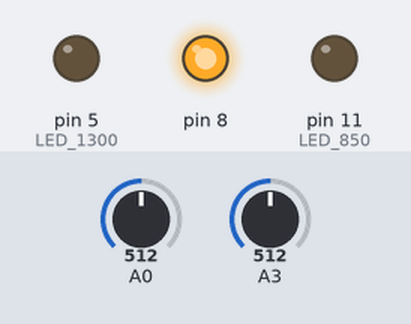
Bench run of a sketch on a simulated Arduino Uno, built with avr-gcc and run on an emulated ATmega328P. Shown: output pins drawn as LEDs (lit = HIGH). The test bench sets the inputs (shaded band); at power-on: A0 = 512, A3 = 512. Pins used as bus, display or sensor lines are not drawn; what the sketch prints to the serial monitor is not drawn.

Above: at 0.75 s.
1.3 s: A0 set to 1023
Timing chart, 0 to 3.9 s (numbered marks = the images above; inputs shaded):
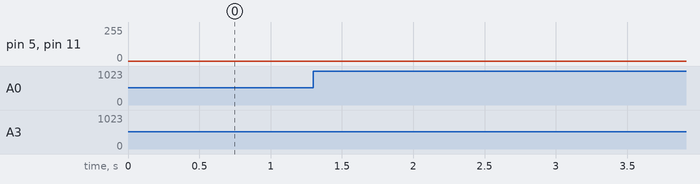

The sketch:

hydration_arduino.ino
```cpp
/* ###########################################################
  Extracting DC from a signal and then throwing the DC component out via PWM.
  The PWM is smoothed using an RC filter and then put through a difference amplifier with the original signal
  THis difference is then sent through analog A3

  This exercise is one part of building a pulse oximeter, with the LED brightness once again being controlled
  by PWM (on pin 11, one more LED will need to be added later).

  Interrupt timer used to implement digital DC filter, taken from
  http://www.instructables.com/id/Arduino-Timer-Interrupts/
########################################################### */

#define LED_850 11
#define LED_1300 5
#define DCout 3

#define timer_frequency 200 // the timer shall count at this speed.
#define sampling_freq 200    // Fsampl in Hz

// intensity of the LEDs
#define intensity_850 5
#define intensity_1300 1

boolean first = true;

int sampling_time = (double)timer_frequency/(double)sampling_freq;  // the time for which one sample (one wavelength) will be taken

int counter = 0;  // this counts incrementally to 200 at every 0.005s to keep track of things
float filtered_value_850 = 512, last_filtered_value_850;  // giving a better initialization value to the filter
float filtered_value_1300 = 512, last_filtered_value_1300;  // giving a better initialization value to the filter
int value, last_value;
String outdata;
float DC_gain = 1.05;  // the gain given to calibrate the DC in the output

// set the voltages you want to output for the two LEDs (these will be RC-filtered eventually)
// int intensity_850 = 50, intensity_1300 = 10;

void setup(){
  Serial.begin(115200);    // superfast serial communication

  int match_register = 16000000/(1024*timer_frequency) - 1; // match register to match that sampling frequency

  // STEP 1: we create an interrupt timer at the sampling frequency
  cli();//stop interrupts

  TCCR1A = 0;// set entire TCCR1A register to 0
  TCCR1B = 0;// same for TCCR1B
  TCNT1  = 0;//initialize counter value to 0
  // set compare match register for 1hz increments
  OCR1A = match_register; // HERE'S WHERE IT'S SET
  // turn on CTC mode
  TCCR1B |= (1 << WGM12);
  // Set CS10 and CS12 bits for 1024 prescaler
  TCCR1B |= (1 << CS12) | (1 << CS10);
  // enable timer compare interrupt
  TIMSK1 |= (1 << OCIE1A);

  sei();//allow interrupts

  // STEP 2 : Set PWM frequency for pin 11 (which will control LED brightness via RC smoothing of the pwm signal) and pin 3 (which will control the DC output)
  // using pin 11 since it is controlled by Timer2 (we;re using Timer1 for the interrupt)
  // first we'll change the frequency of the PWM to suit our needs...
  // ref: http://playground.arduino.cc/Main/TimerPWMCheatsheet
  TCCR2B = TCCR2B & 0b11111000 | 0x01;  // 31372.55 Hz

  // We will also set the pwm frequency of pins 9 and 10 to the same frequency (to control the other LED)..
  // HOLY CRAP this is for timer1, which we're using for the timerinterrupt
  // TCCR1B = TCCR1B & 0b11111000 | 0x01;  // 31372.55 Hz

  // Hence we'll use the remaining pins 5 and 6 which rely on Timer3
  TCCR0B = TCCR0B & 0b11111000 | 0x01;

  // STEP 3 : Give the output pwm value in the range (0, 255) mapped to (0, 5)V
  pinMode(LED_850, OUTPUT);
  pinMode(LED_1300, OUTPUT);

  // int voltage_ir = 736;

  // pin 8 is the common "anode" for the LEDs, it will be permanently set to high
  pinMode(8, OUTPUT);
  digitalWrite(8, HIGH);

  // Set the PWM frequencies of the LED pins
  // analogWrite(redLED, 256*(1 - (voltage_red + 1)/1024));
  // analogWrite(redLED, intensity_850);
  // analogWrite(irLED, intensity_1300);

  counter = 0;
}

ISR(TIMER1_COMPA_vect){   //  timer1 interrupt 1kHz
   // increment the counter
   counter++;
   // Using the timer interrupt, we shall be making this work...

}

void loop(){

  // First we handle the 850nm..
   if (first == true) {

     // update variables...
     last_filtered_value_850 = filtered_value_850;

     // will simply read A0 and then filter it
     value = analogRead(A0);
     // Serial.println(value);
     analogWrite(LED_1300, intensity_1300);
     analogWrite(LED_850, 255);

     // filter out PPG frequencies and only have the DC part
     filtered_value_850 = last_filtered_value_850 + 0.004*(value - last_filtered_value_850);

     // the filtered value is now send out through PWM pin D3, which is also controlled by Timer2
     // filtered_value is in the range (0,1023) and the analogWrite value needs to be in the range (0, 255).
     // Hence we convert..
     analogWrite(DCout, int(DC_gain*256*(filtered_value_850 + 1)/1024) - 1);

     // Then we read the value in again from an isolated analog pin and print it out..
     outdata = String(analogRead(A3)) + "," + String(int((filtered_value_850))) + ",";
     Serial.print(outdata);

     first = false;
     delay(20);

  } else{

     // update variables...
     last_filtered_value_1300 = filtered_value_1300;

     // will simply read A0 and then filter it
     value = analogRead(A0);
     // Serial.println(value);
     analogWrite(LED_850, intensity_850);

     // filter out PPG frequencies and only have the DC part
     filtered_value_1300 = last_filtered_value_1300 + 0.004*(value - last_filtered_value_1300);
     analogWrite(LED_1300, 255);

     // the filtered value is now send out through PWM pin D3, which is also controlled by Timer2
     // filtered_value is in the range (0,1023) and the analogWrite value needs to be in the range (0, 255).
     // Hence we convert..
     analogWrite(DCout, int(DC_gain*256*(filtered_value_1300 + 1)/1024) - 1);

     // Then we read the value in again from an isolated analog pin and print it out..
     outdata = String(analogRead(A3)) + "," + String(int((filtered_value_1300)));
     Serial.println(outdata);

     // reset the counter
     counter = 0;

     first = true;

     delay(20);
  }

  /*
  // Using the timer interrupt, we shall be making this work...
  // First we handle the 850nm..
   if (counter < sampling_time) {
     analogWrite(LED_850, intensity_850);
     // update variables...
     last_filtered_value = filtered_value;

     // will simply read A0 and then filter it
     value = analogRead(A0);
     // Serial.println(value);
     analogWrite(LED_850, 255);

     // filter out PPG frequencies and only have the DC part
     filtered_value = last_filtered_value + 0.004*(value - last_filtered_value);

     // the filtered value is now send out through PWM pin D3, which is also controlled by Timer2
     // filtered_value is in the range (0,1023) and the analogWrite value needs to be in the range (0, 255).
     // Hence we convert..
     analogWrite(DCout, int(DC_gain*256*(filtered_value + 1)/1024) - 1);

     // Then we read the value in again from an isolated analog pin and print it out..
     outdata = String(analogRead(A3)) + "," + String(int((filtered_value)));
     Serial.print(outdata);

  } else if (counter > sampling_time) {
     analogWrite(LED_1300, intensity_1300);
     // update variables...
     last_filtered_value = filtered_value;

     // will simply read A0 and then filter it
     value = analogRead(A0);
     // Serial.println(value);

     // filter out PPG frequencies and only have the DC part
     filtered_value = last_filtered_value + 0.004*(value - last_filtered_value);
     analogWrite(LED_1300, 255);

     // the filtered value is now send out through PWM pin D3, which is also controlled by Timer2
     // filtered_value is in the range (0,1023) and the analogWrite value needs to be in the range (0, 255).
     // Hence we convert..
     analogWrite(DCout, int(DC_gain*256*(filtered_value + 1)/1024) - 1);

     // Then we read the value in again from an isolated analog pin and print it out..
     outdata = String(analogRead(A3)) + "," + String(int((filtered_value)));
     Serial.println(outdata);

     // reset the counter
     counter = 0;
  }
  */
}
```
